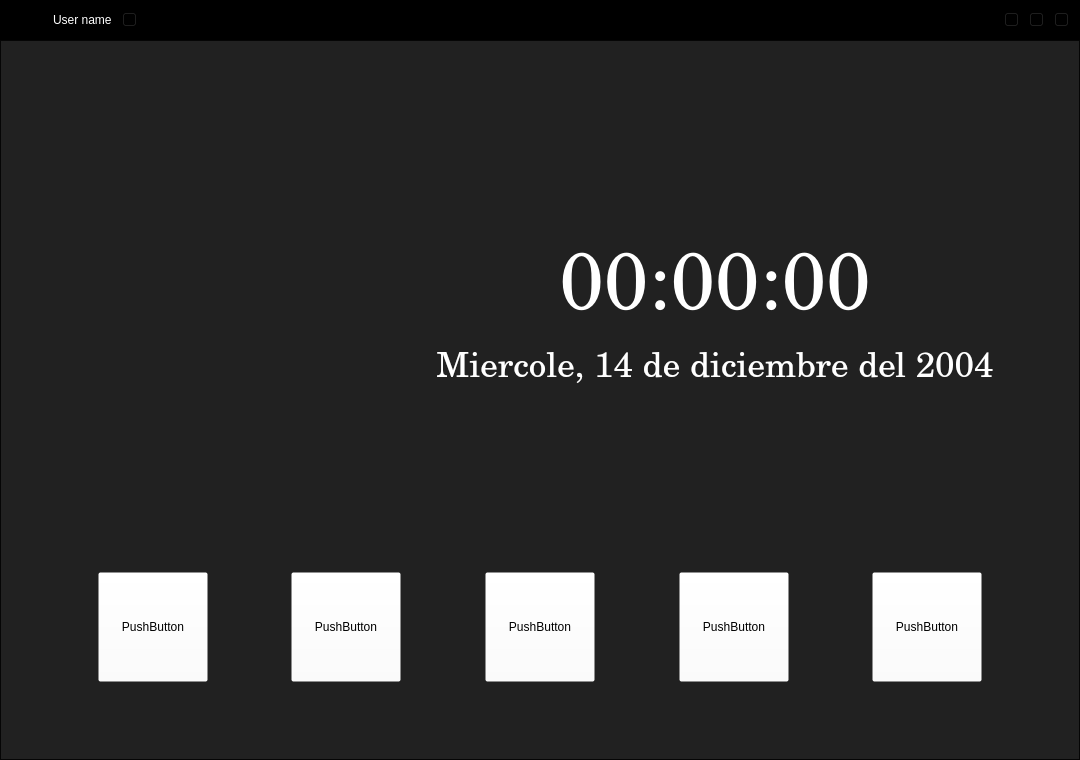
<?xml version="1.0" encoding="UTF-8"?>
<ui version="4.0">
 <class>MainWindow</class>
 <widget class="QMainWindow" name="MainWindow">
  <property name="geometry">
   <rect>
    <x>0</x>
    <y>0</y>
    <width>1080</width>
    <height>760</height>
   </rect>
  </property>
  <property name="windowTitle">
   <string>MainWindow</string>
  </property>
  <widget class="QWidget" name="centralwidget">
   <layout class="QVBoxLayout" name="verticalLayout">
    <property name="spacing">
     <number>0</number>
    </property>
    <property name="leftMargin">
     <number>0</number>
    </property>
    <property name="topMargin">
     <number>0</number>
    </property>
    <property name="rightMargin">
     <number>0</number>
    </property>
    <property name="bottomMargin">
     <number>0</number>
    </property>
    <item>
     <widget class="QFrame" name="frame">
      <property name="minimumSize">
       <size>
        <width>0</width>
        <height>40</height>
       </size>
      </property>
      <property name="maximumSize">
       <size>
        <width>16777215</width>
        <height>40</height>
       </size>
      </property>
      <property name="styleSheet">
       <string notr="true">background-color: rgb(0, 0, 0);</string>
      </property>
      <property name="frameShape">
       <enum>QFrame::StyledPanel</enum>
      </property>
      <property name="frameShadow">
       <enum>QFrame::Raised</enum>
      </property>
      <layout class="QHBoxLayout" name="horizontalLayout">
       <property name="spacing">
        <number>10</number>
       </property>
       <property name="leftMargin">
        <number>10</number>
       </property>
       <property name="topMargin">
        <number>0</number>
       </property>
       <property name="rightMargin">
        <number>10</number>
       </property>
       <property name="bottomMargin">
        <number>0</number>
       </property>
       <item>
        <widget class="QLabel" name="label">
         <property name="minimumSize">
          <size>
           <width>32</width>
           <height>32</height>
          </size>
         </property>
         <property name="maximumSize">
          <size>
           <width>32</width>
           <height>32</height>
          </size>
         </property>
         <property name="styleSheet">
          <string notr="true">border-image: url(:/source/usuarios.png);</string>
         </property>
         <property name="text">
          <string/>
         </property>
        </widget>
       </item>
       <item>
        <widget class="QLabel" name="label_2">
         <property name="styleSheet">
          <string notr="true">color: rgb(255, 255, 255);
font: 75 12pt &quot;Century Schoolbook&quot;;</string>
         </property>
         <property name="text">
          <string>User name</string>
         </property>
        </widget>
       </item>
       <item>
        <widget class="QPushButton" name="pushButton_4">
         <property name="minimumSize">
          <size>
           <width>15</width>
           <height>15</height>
          </size>
         </property>
         <property name="maximumSize">
          <size>
           <width>15</width>
           <height>15</height>
          </size>
         </property>
         <property name="styleSheet">
          <string notr="true">border-image: url(:/source/cheuron.png);</string>
         </property>
         <property name="text">
          <string/>
         </property>
        </widget>
       </item>
       <item>
        <spacer name="horizontalSpacer">
         <property name="orientation">
          <enum>Qt::Horizontal</enum>
         </property>
         <property name="sizeHint" stdset="0">
          <size>
           <width>430</width>
           <height>17</height>
          </size>
         </property>
        </spacer>
       </item>
       <item>
        <widget class="QPushButton" name="btn_minimizar">
         <property name="minimumSize">
          <size>
           <width>15</width>
           <height>15</height>
          </size>
         </property>
         <property name="maximumSize">
          <size>
           <width>15</width>
           <height>15</height>
          </size>
         </property>
         <property name="styleSheet">
          <string notr="true">border-image: url(:/source/minimizar.png);</string>
         </property>
         <property name="text">
          <string/>
         </property>
        </widget>
       </item>
       <item>
        <widget class="QPushButton" name="btn_minmax">
         <property name="minimumSize">
          <size>
           <width>15</width>
           <height>15</height>
          </size>
         </property>
         <property name="maximumSize">
          <size>
           <width>15</width>
           <height>15</height>
          </size>
         </property>
         <property name="styleSheet">
          <string notr="true">border-image: url(:/source/restaurar.png);</string>
         </property>
         <property name="text">
          <string/>
         </property>
        </widget>
       </item>
       <item>
        <widget class="QPushButton" name="btn_cerrar">
         <property name="minimumSize">
          <size>
           <width>15</width>
           <height>15</height>
          </size>
         </property>
         <property name="maximumSize">
          <size>
           <width>15</width>
           <height>15</height>
          </size>
         </property>
         <property name="styleSheet">
          <string notr="true">border-image: url(:/source/cerrar.png);</string>
         </property>
         <property name="text">
          <string/>
         </property>
        </widget>
       </item>
      </layout>
     </widget>
    </item>
    <item>
     <widget class="QFrame" name="frame_2">
      <property name="styleSheet">
       <string notr="true">background-color: rgba(0, 0, 0,220);</string>
      </property>
      <property name="frameShape">
       <enum>QFrame::StyledPanel</enum>
      </property>
      <property name="frameShadow">
       <enum>QFrame::Raised</enum>
      </property>
      <layout class="QVBoxLayout" name="verticalLayout_3">
       <property name="spacing">
        <number>0</number>
       </property>
       <item>
        <spacer name="verticalSpacer_2">
         <property name="orientation">
          <enum>Qt::Vertical</enum>
         </property>
         <property name="sizeHint" stdset="0">
          <size>
           <width>20</width>
           <height>56</height>
          </size>
         </property>
        </spacer>
       </item>
       <item>
        <layout class="QHBoxLayout" name="horizontalLayout_3">
         <item>
          <spacer name="horizontalSpacer_2">
           <property name="orientation">
            <enum>Qt::Horizontal</enum>
           </property>
           <property name="sizeHint" stdset="0">
            <size>
             <width>40</width>
             <height>20</height>
            </size>
           </property>
          </spacer>
         </item>
         <item>
          <layout class="QHBoxLayout" name="horizontalLayout_2">
           <property name="spacing">
            <number>0</number>
           </property>
           <item>
            <widget class="QLabel" name="label_3">
             <property name="sizePolicy">
              <sizepolicy hsizetype="Expanding" vsizetype="Preferred">
               <horstretch>0</horstretch>
               <verstretch>0</verstretch>
              </sizepolicy>
             </property>
             <property name="minimumSize">
              <size>
               <width>350</width>
               <height>200</height>
              </size>
             </property>
             <property name="maximumSize">
              <size>
               <width>16777215</width>
               <height>16777215</height>
              </size>
             </property>
             <property name="styleSheet">
              <string notr="true">border-image: url(:/source/logoIcon.png);
background-color: rgba(255, 255, 255, 0);</string>
             </property>
             <property name="text">
              <string/>
             </property>
            </widget>
           </item>
           <item>
            <layout class="QVBoxLayout" name="verticalLayout_2" stretch="3,1,0,0">
             <property name="spacing">
              <number>0</number>
             </property>
             <item>
              <widget class="QLabel" name="label_4">
               <property name="sizePolicy">
                <sizepolicy hsizetype="MinimumExpanding" vsizetype="Expanding">
                 <horstretch>0</horstretch>
                 <verstretch>0</verstretch>
                </sizepolicy>
               </property>
               <property name="minimumSize">
                <size>
                 <width>600</width>
                 <height>200</height>
                </size>
               </property>
               <property name="maximumSize">
                <size>
                 <width>16777215</width>
                 <height>16777215</height>
                </size>
               </property>
               <property name="styleSheet">
                <string notr="true">background-color: rgba(244, 240, 234, 0);
border-image: url(:/source/logoText.png);</string>
               </property>
               <property name="text">
                <string/>
               </property>
              </widget>
             </item>
             <item>
              <widget class="QLabel" name="hora">
               <property name="sizePolicy">
                <sizepolicy hsizetype="Preferred" vsizetype="Preferred">
                 <horstretch>0</horstretch>
                 <verstretch>0</verstretch>
                </sizepolicy>
               </property>
               <property name="font">
                <font>
                 <family>Century Schoolbook</family>
                 <pointsize>60</pointsize>
                 <weight>9</weight>
                 <italic>false</italic>
                 <bold>false</bold>
                </font>
               </property>
               <property name="styleSheet">
                <string notr="true">color: rgb(255, 255, 255);
background-color: rgba(255, 255, 255, 0);
</string>
               </property>
               <property name="text">
                <string>00:00:00</string>
               </property>
               <property name="scaledContents">
                <bool>false</bool>
               </property>
               <property name="alignment">
                <set>Qt::AlignCenter</set>
               </property>
              </widget>
             </item>
             <item>
              <spacer name="verticalSpacer_4">
               <property name="orientation">
                <enum>Qt::Vertical</enum>
               </property>
               <property name="sizeType">
                <enum>QSizePolicy::Fixed</enum>
               </property>
               <property name="sizeHint" stdset="0">
                <size>
                 <width>20</width>
                 <height>20</height>
                </size>
               </property>
              </spacer>
             </item>
             <item>
              <widget class="QLabel" name="fecha">
               <property name="font">
                <font>
                 <family>Century Schoolbook</family>
                 <pointsize>26</pointsize>
                 <weight>9</weight>
                 <italic>false</italic>
                 <bold>false</bold>
                </font>
               </property>
               <property name="styleSheet">
                <string notr="true">color: rgb(255, 255, 255);
background-color: rgba(255, 255, 255, 0);
</string>
               </property>
               <property name="text">
                <string>Miercole, 14 de diciembre del 2004</string>
               </property>
               <property name="alignment">
                <set>Qt::AlignCenter</set>
               </property>
              </widget>
             </item>
            </layout>
           </item>
          </layout>
         </item>
         <item>
          <spacer name="horizontalSpacer_3">
           <property name="orientation">
            <enum>Qt::Horizontal</enum>
           </property>
           <property name="sizeHint" stdset="0">
            <size>
             <width>40</width>
             <height>20</height>
            </size>
           </property>
          </spacer>
         </item>
        </layout>
       </item>
       <item>
        <spacer name="verticalSpacer_3">
         <property name="orientation">
          <enum>Qt::Vertical</enum>
         </property>
         <property name="sizeType">
          <enum>QSizePolicy::Preferred</enum>
         </property>
         <property name="sizeHint" stdset="0">
          <size>
           <width>20</width>
           <height>20</height>
          </size>
         </property>
        </spacer>
       </item>
       <item>
        <widget class="QFrame" name="frame_3">
         <property name="minimumSize">
          <size>
           <width>0</width>
           <height>300</height>
          </size>
         </property>
         <property name="maximumSize">
          <size>
           <width>16777215</width>
           <height>120</height>
          </size>
         </property>
         <property name="styleSheet">
          <string notr="true">background-color: rgba(255, 255, 255, 0);</string>
         </property>
         <property name="frameShape">
          <enum>QFrame::StyledPanel</enum>
         </property>
         <property name="frameShadow">
          <enum>QFrame::Raised</enum>
         </property>
         <layout class="QHBoxLayout" name="horizontalLayout_4">
          <item>
           <spacer name="horizontalSpacer_4">
            <property name="orientation">
             <enum>Qt::Horizontal</enum>
            </property>
            <property name="sizeHint" stdset="0">
             <size>
              <width>7</width>
              <height>20</height>
             </size>
            </property>
           </spacer>
          </item>
          <item>
           <widget class="QPushButton" name="btn_Clientes">
            <property name="minimumSize">
             <size>
              <width>110</width>
              <height>110</height>
             </size>
            </property>
            <property name="styleSheet">
             <string notr="true"/>
            </property>
            <property name="text">
             <string>PushButton</string>
            </property>
           </widget>
          </item>
          <item>
           <spacer name="horizontalSpacer_5">
            <property name="orientation">
             <enum>Qt::Horizontal</enum>
            </property>
            <property name="sizeHint" stdset="0">
             <size>
              <width>9</width>
              <height>20</height>
             </size>
            </property>
           </spacer>
          </item>
          <item>
           <widget class="QPushButton" name="btn_Clientes_2">
            <property name="minimumSize">
             <size>
              <width>110</width>
              <height>110</height>
             </size>
            </property>
            <property name="styleSheet">
             <string notr="true"/>
            </property>
            <property name="text">
             <string>PushButton</string>
            </property>
           </widget>
          </item>
          <item>
           <spacer name="horizontalSpacer_6">
            <property name="orientation">
             <enum>Qt::Horizontal</enum>
            </property>
            <property name="sizeHint" stdset="0">
             <size>
              <width>7</width>
              <height>20</height>
             </size>
            </property>
           </spacer>
          </item>
          <item>
           <widget class="QPushButton" name="btn_Clientes_3">
            <property name="minimumSize">
             <size>
              <width>110</width>
              <height>110</height>
             </size>
            </property>
            <property name="styleSheet">
             <string notr="true"/>
            </property>
            <property name="text">
             <string>PushButton</string>
            </property>
           </widget>
          </item>
          <item>
           <spacer name="horizontalSpacer_7">
            <property name="orientation">
             <enum>Qt::Horizontal</enum>
            </property>
            <property name="sizeHint" stdset="0">
             <size>
              <width>8</width>
              <height>20</height>
             </size>
            </property>
           </spacer>
          </item>
          <item>
           <widget class="QPushButton" name="btn_Clientes_4">
            <property name="minimumSize">
             <size>
              <width>110</width>
              <height>110</height>
             </size>
            </property>
            <property name="styleSheet">
             <string notr="true"/>
            </property>
            <property name="text">
             <string>PushButton</string>
            </property>
           </widget>
          </item>
          <item>
           <spacer name="horizontalSpacer_8">
            <property name="orientation">
             <enum>Qt::Horizontal</enum>
            </property>
            <property name="sizeHint" stdset="0">
             <size>
              <width>8</width>
              <height>20</height>
             </size>
            </property>
           </spacer>
          </item>
          <item>
           <widget class="QPushButton" name="btn_Clientes_5">
            <property name="minimumSize">
             <size>
              <width>110</width>
              <height>110</height>
             </size>
            </property>
            <property name="styleSheet">
             <string notr="true"/>
            </property>
            <property name="text">
             <string>PushButton</string>
            </property>
           </widget>
          </item>
          <item>
           <spacer name="horizontalSpacer_9">
            <property name="orientation">
             <enum>Qt::Horizontal</enum>
            </property>
            <property name="sizeHint" stdset="0">
             <size>
              <width>8</width>
              <height>20</height>
             </size>
            </property>
           </spacer>
          </item>
         </layout>
        </widget>
       </item>
       <item>
        <spacer name="verticalSpacer">
         <property name="orientation">
          <enum>Qt::Vertical</enum>
         </property>
         <property name="sizeType">
          <enum>QSizePolicy::Expanding</enum>
         </property>
         <property name="sizeHint" stdset="0">
          <size>
           <width>20</width>
           <height>200</height>
          </size>
         </property>
        </spacer>
       </item>
      </layout>
     </widget>
    </item>
   </layout>
  </widget>
 </widget>
 <resources>
  <include location="../../static/recursos.qrc"/>
 </resources>
 <connections/>
</ui>
